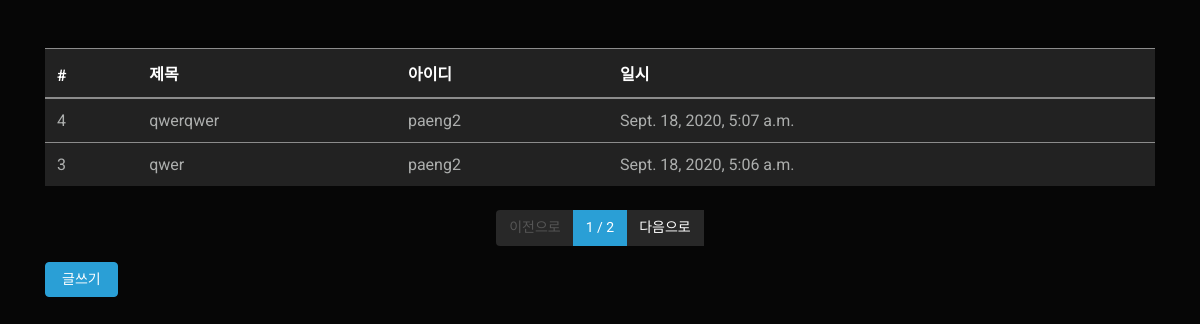
Before: /board/list/ with the older database file.
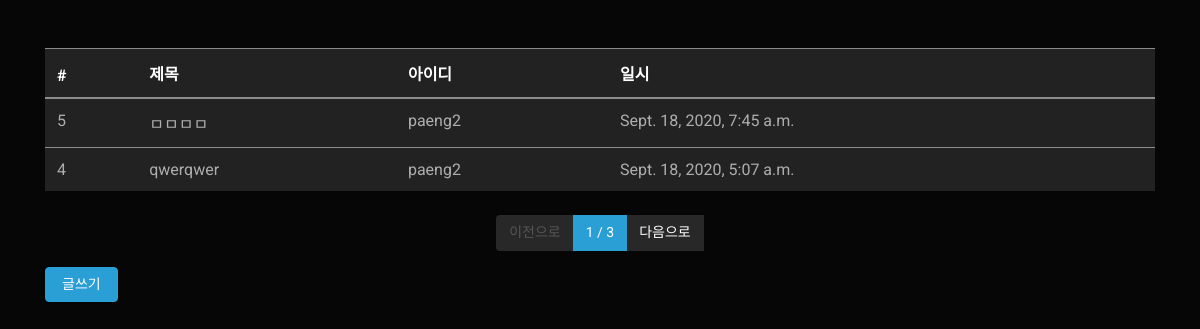
After: the same page with the newer database file.
### board/models.py (models this page shows, shortened)
class Board(models.Model):
    title = models.CharField(max_length=128,
                                verbose_name='제목')
    contents = models.TextField(verbose_name='내용') #길이 제한 없다
    writer = models.ForeignKey('fcuser.Fcuser', on_delete=models.CASCADE,
                                verbose_name='작성자') #db에서의 모델과 연결하는 방법(fcuser의 Fcuser모델과 연결하겠다.)
    tags = models.ManyToManyField('tag.Tag', verbose_name='태그')
    registered_dttm = models.DateTimeField(auto_now_add=True,
                                verbose_name='등록시간')
    class Meta:
        db_table = 'paeng_board'
        verbose_name = '사용자'
        verbose_name_plural = '사용자'

### fcuser/models.py (models this page shows)
class Fcuser(models.Model):
    username = models.CharField(max_length=32,
                                    verbose_name='사용자명')
    useremail = models.EmailField(max_length=128,
                                        verbose_name='사용자 이메일')
    password = models.CharField(max_length=64,
                                    verbose_name='비밀번호')
    registered_dttm = models.DateTimeField(auto_now_add=True,
                                            verbose_name='등록시간')
    def __str__(self):
        return self.username
    class Meta:
        db_table = 'paeng_fcuser'
        verbose_name = '장고 공부'
        verbose_name_plural = '장고 공부'

### board/views.py (the view)
# urls.py: path('list/',views.board_list),
def board_list(request):
    all_boards = Board.objects.all().order_by('-id') #모든것을 -정렬로 가지고 오겠다 => 최신것을 먼저 가지고 오겠다.
    page = int(request.GET.get('p', 1)) #p라는 형태로 받고 없으면 1
    paginator = Paginator(all_boards, 2) #한 페이지당 2개씩 보여준다.
    boards = paginator.get_page(page)
    return render(request, 'board_list.html', {'boards':boards})

### board/templates/board_list.html
{% extends "base.html" %}
{% block contents %}
<div class="row mt-5">
    <div class="col-12">
        <table class="table table-light">
            <thead class="thread-light">
                <tr>
                    <th>#</th>
                    <th>제목</th>
                    <th>아이디</th>
                    <th>일시</th>
                </tr>
            </thead>
            <tbody class="text-dark">
                {% for board in boards %}
                <tr onclick="location.href='/board/detail/{{ board.id }}'">
                    <td>{{ board.id }}</td>
                    <td>{{ board.title}}</td>
                    <td>{{ board.writer }}</td>
                    <td>{{ board.registered_dttm }}</td>
                </tr>
                {% endfor %}
            </tbody>
        </table>
    </div>
</div>
<div class="row mt-2">
    <div class="col-12">
        <nav>
            <ul class="pagination justify-content-center">
                {% if boards.has_previous %}
                <li class="page-item">
                    <a class="page-link" href="?p={{ boards.previous_page_number }}">이전으로</a>
                </li>
                {% else %}
                <li class="page-item disabled">
                    <a class="page-link" href="#">이전으로</a>
                </li>
                {% endif %}
                <li class="page-item active">
                    <a class="page-link" href="#">{{ boards.number }} / {{ boards.paginator.num_pages }}</a>
                </li>
                {% if boards.has_next %}
                <li calss="page-item">
                    <a class="page-link" href="?p={{ boards.next_page_number }}"> 다음으로</a>
                </li>
                    {% else %}
                    <li class="page-item disabled">
                        <a class="page-link" href="#">다음으로</a>
                    </li>
                    {% endif %}
            </ul>
        </nav>
    </div>
</div>
<div class="row">
    <div class="col-12">
        <button class="btn btn-primary" onclick="location.href='/board/write/'">글쓰기</button>
    </div>
</div>
{% endblock %}

Changed rows visible on the page:
no longer on this page (row unchanged): Board: id "3", title "qwer", writer "paeng2", registered_dttm "Sept. 18, 2020, 5:06 a.m."
added Board: id "5", title "ㅁㅁㅁㅁ", writer "paeng2", registered_dttm "Sept. 18, 2020, 7:45 a.m."
Other visible differences:
{{ boards.paginator.num_pages }}: "2" → "3"
